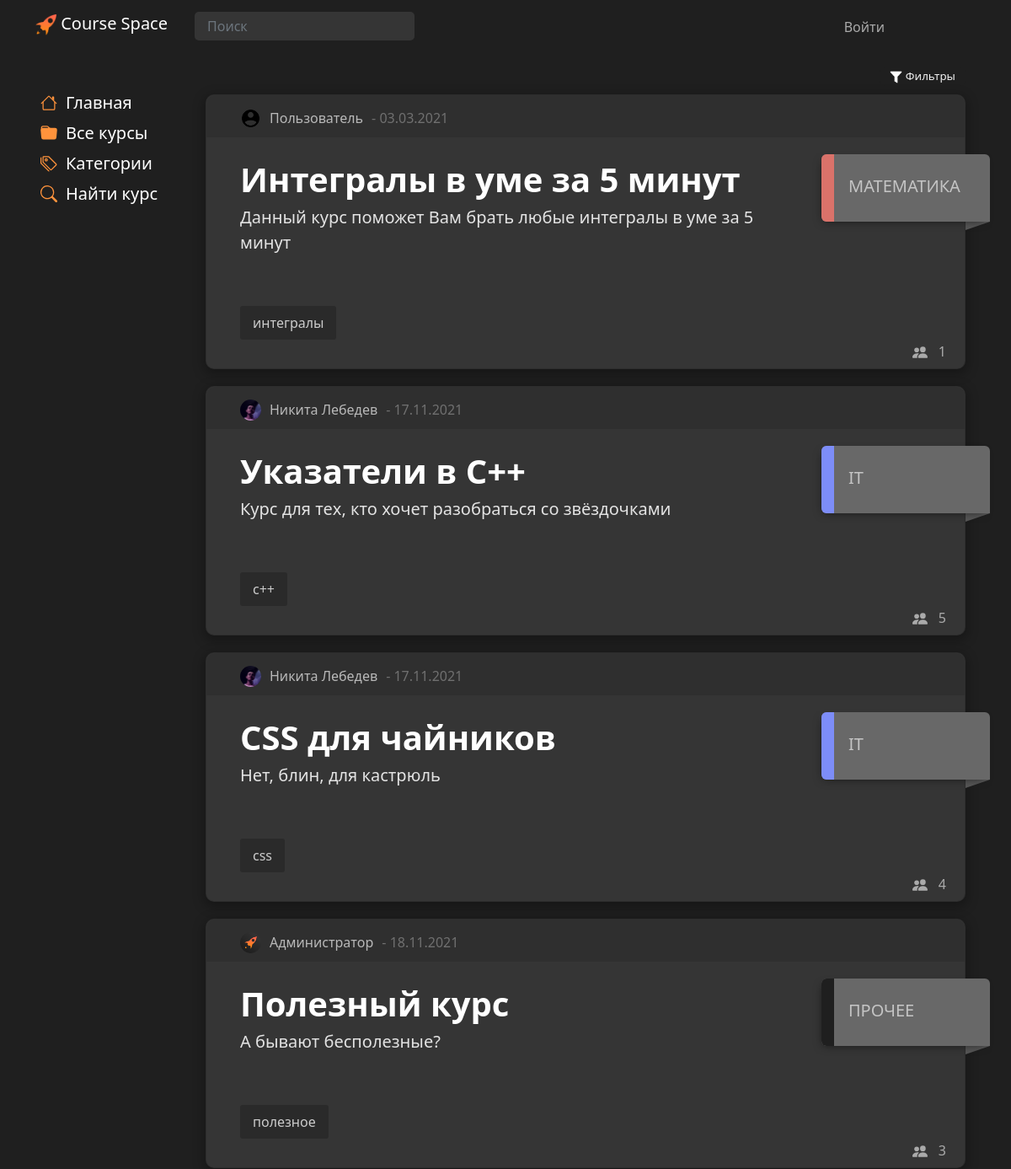
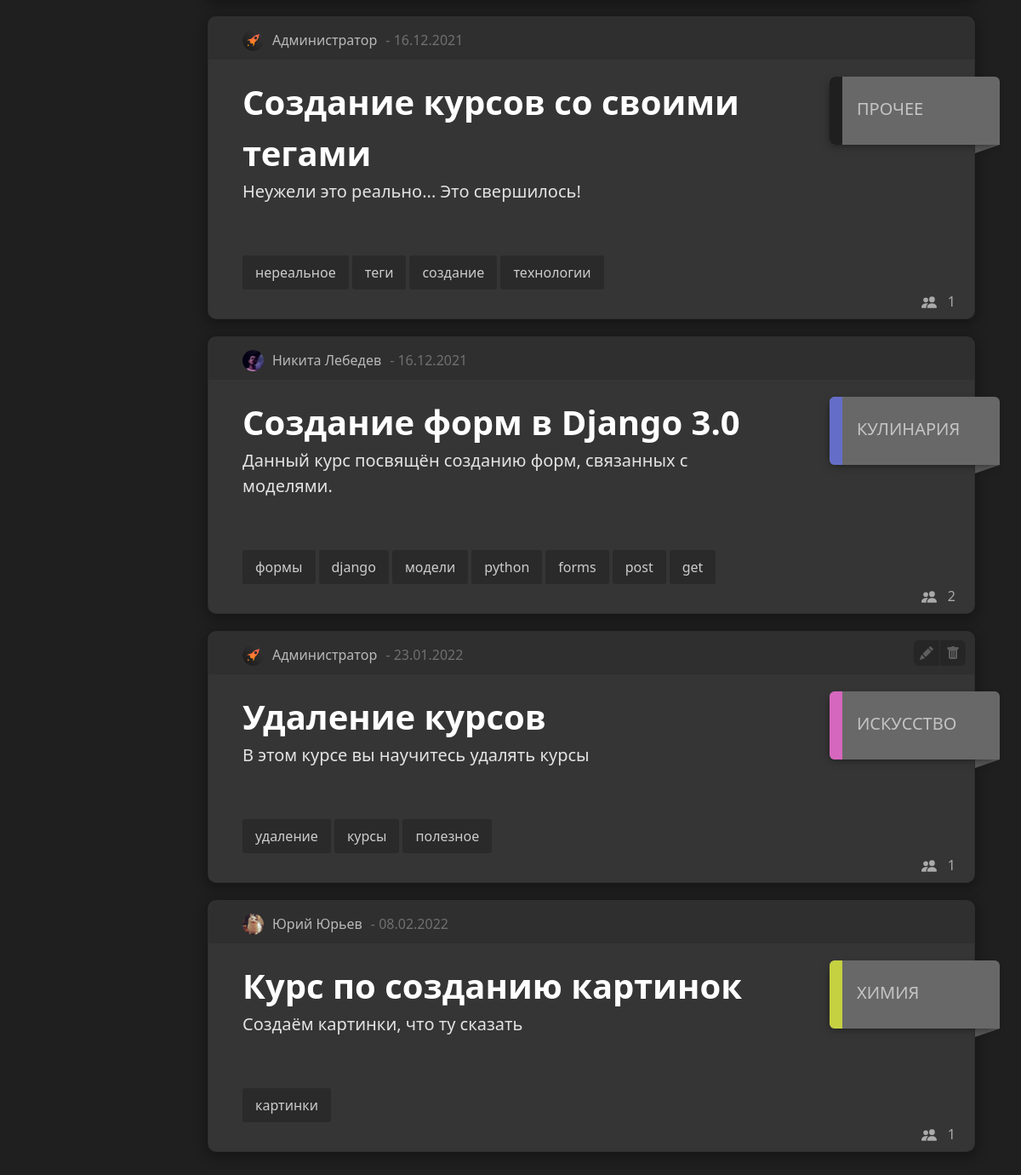
The app's page /main with its own data (2 pictures, top to bottom).
### main/models.py (models this page shows, shortened)
class Courses(models.Model):
    title = models.CharField('title', max_length=80, null=False)
    description = models.TextField('description')
    date = models.TextField('date')
    category = models.ForeignKey(Categories, models.DO_NOTHING, db_column='Category_id')  # Field name made lowercase.
    author = models.ForeignKey(Authors, models.DO_NOTHING, db_column='Author_id')  # Field name made lowercase.
    class Meta:
        db_table = 'Courses'

class Authors(models.Model):
    name = models.CharField('name', max_length=80, null=False)
    user = models.ForeignKey(settings.AUTH_USER_MODEL, models.DO_NOTHING, db_column='User_id')  # Field name made lowercase.
    class Meta:
        db_table = 'Authors'

class Profile(models.Model):
    user = models.OneToOneField(settings.AUTH_USER_MODEL, on_delete=models.CASCADE, null=True, )
    surname = models.CharField('surname', max_length=80, null=False)
    name = models.CharField('name', max_length=80, null=False)
    profile_pic = models.ImageField(null=True, blank=True, upload_to="images/profile/")
    birth_date = models.DateField(null=True, blank=True)
    class Meta:
        db_table = 'Profile'

class CoursesTags(models.Model):
    tag = models.ForeignKey('Tags', on_delete=models.CASCADE, db_column='Tag_id')  # Field name made lowercase.
    course = models.ForeignKey(Courses, on_delete=models.CASCADE, db_column='Course_id')  # Field name made lowercase.
    class Meta:
        db_table = 'Courses_Tags'

class Tags(models.Model):
    title = models.TextField('path')
    class Meta:
        db_table = 'Tags'
    def __str__(self):
        return self.title

class Categories(models.Model):
    title = models.CharField('title', max_length=30, null=False)
    class Meta:
        db_table = 'Categories'
    def __str__(self):
        return self.title

### main/views.py (the view)
# urls.py: path('main', include('main.urls')),
def main(request):
    categories = Categories.objects.all()
    courses = Courses.objects.all()
    course_tags = CoursesTags.objects.all()
    course_users = CoursesUsers.objects.values('course_id').annotate(total=Count('id'))
    context = {
        'title': 'Все курсы',
        'categories': categories,
        'courses': courses,
        'tags': course_tags,
        'count_users': course_users,
    }
    return render(request, 'main/main.html', context=context)

### main/templates/main/main.html (shortened to what this page needs)
{% extends 'main/baselist.html' %}
{% block style %}
    {% load static %}
{% endblock %}

### main/templates/main/baselist.html (shortened to what this page needs)
{% extends 'main/base.html' %}
{% block style %}
    {% load static %}
{% endblock %}
{% block content %}
    {% block list %}
        <div class="container">
            <div class="row">
                <button class="tagsBth" type="button" data-bs-toggle="collapse" data-bs-target="#collapseExample" aria-expanded="false" aria-controls="collapseExample">
                    <img src="{% static 'main/img/filter.png' %}" width="15">
                        Фильтры
                </button>
            </div>
            <div class="row">
                {% for el in courses%}
                            <div class="card block" id="{{ el.id }}">
                                <div class="cardHeader">
                                    <div class="author" onclick="window.location.href = '{% url 'user_page' el.author.user.pk %}'">
                                    {% if el.author.user.profile.profile_pic %}
                                      <img class="courseAuthorAvatarProfile" src="{{el.author.user.profile.profile_pic.url}}">
                                    {% else %}
                                      <img class="courseAuthorAvatarProfile" src="{% static 'main/img/user96.png' %}"><br><br>
                                    {% endif %}
                                    <div id="authorname">
                                         {{ el.author.user.profile.name }} {{ el.author.user.profile.surname }}
                                    </div>
                            </div>
                                    <div class="date"> - {{ el.date }}</div>
                                </div>
                            <div class="cardContainer"  onclick="window.location.href ='{% url 'course' el.pk %}'">
                                <div class="lable">
                                    <div class="text">
                                        <div class="title fs-1">{{ el.title }}</div>
                                    </div>
                                </div>
                                    <div class="desk fs-5">{{el.description|truncatewords:50}}</div>
                                <div class="tags"></br>
                                    {% for tag in tags %}
                                        {% if tag.course.pk == el.pk %}
                                        <div>
                                            {{ tag.tag }}
                                        </div>
                                        {% endif %}
                                    {% endfor %}
                                </div>
                            </div>
                            <div class="stat">
                                <div class="usercount">{% for c in count_users %}{% if c.course_id == el.pk %}{{ c.total }}{% endif %}{% endfor %}</div>
                            </div>
                            {% if title == 'Все курсы' %}
                                <div class="categoryLable" onclick="window.location.href = '{% url 'category' el.category.pk %}'">
                                    <div class="categor">
                                        <div class="pointBtn" id="l{{ el.category.pk }}"></div>
                                        <div class="categLableText">{{ el.category }}</div>
                                    </div>
                                </div>
                                <div class="categoryLableBottom">
                                </div>
                            {% endif %}
                            {% if user == el.author.user %}
                                <div class = "courseToolbar">
                                    <button class = "toolBtn" id="edit" onclick="window.location.href = '{% url 'edit_course' el.pk  %}'">
                                        <svg xmlns="http://www.w3.org/2000/svg" width="16" height="16" fill="currentColor" class="bi bi-pencil-fill editBtn" viewBox="0 0 16 16">
                                          <path d="M12.854.146a.5.5 0 0 0-.707 0L10.5 1.793 14.207 5.5l1.647-1.646a.5.5 0 0 0 0-.708l-3-3zm.646 6.061L9.793 2.5 3.293 9H3.5a.5.5 0 0 1 .5.5v.5h.5a.5.5 0 0 1 .5.5v.5h.5a.5.5 0 0 1 .5.5v.5h.5a.5.5 0 0 1 .5.5v.207l6.5-6.5zm-7.468 7.468A.5.5 0 0 1 6 13.5V13h-.5a.5.5 0 0 1-.5-.5V12h-.5a.5.5 0 0 1-.5-.5V11h-.5a.5.5 0 0 1-.5-.5V10h-.5a.499.499 0 0 1-.175-.032l-.179.178a.5.5 0 0 0-.11.168l-2 5a.5.5 0 0 0 .65.65l5-2a.5.5 0 0 0 .168-.11l.178-.178z"/>
                                        </svg>
                                    </button>
                                    <button class = "toolBtn" id="coursedelete" data-bs-toggle="modal" data-bs-target="#deleteModal_{{ el.pk }}">
                                        <svg xmlns="http://www.w3.org/2000/svg" width="16" height="16" fill="currentColor" class="bi bi-trash-fill deleteBtn" viewBox="0 0 16 16">
                                          <path d="M2.5 1a1 1 0 0 0-1 1v1a1 1 0 0 0 1 1H3v9a2 2 0 0 0 2 2h6a2 2 0 0 0 2-2V4h.5a1 1 0 0 0 1-1V2a1 1 0 0 0-1-1H10a1 1 0 0 0-1-1H7a1 1 0 0 0-1 1H2.5zm3 4a.5.5 0 0 1 .5.5v7a.5.5 0 0 1-1 0v-7a.5.5 0 0 1 .5-.5zM8 5a.5.5 0 0 1 .5.5v7a.5.5 0 0 1-1 0v-7A.5.5 0 0 1 8 5zm3 .5v7a.5.5 0 0 1-1 0v-7a.5.5 0 0 1 1 0z"/>
                                        </svg>
                                    </button>
                                </div>
                            {% elif el.pk == 23 %}
                                <div class = "courseToolbar">
                                    <button class = "toolBtn" id="edit" onclick="window.location.href = '{% url 'edit_course' el.pk  %}'">
                                    </button>
                                    <button class = "toolBtn" id="coursedelete" data-bs-toggle="modal" data-bs-target="#deleteModal_{{ el.pk }}">
                                    </button>
                                </div>
                            {% endif %}
                        </div>
                {% endfor %}
            </div>
    {% endblock %}
{% endblock %}

### main/static/main/css/design-tokens/colors.css (style rules this page uses)
:root { --black: rgb(31, 31, 31); --lblack: #353535; --llblack: #cbcbcb; --gray: #AAAAAA; --lgray: #D3D3D3; --white: #F0F0F0; --lwhite: #FAFAFA; --lred: #b41b1b; --llred: #b22d2d; --c1: #d5dafa; --c2: #d2e6fd; --c3: #d7fcd7; --c4: #f8fccc; --c5: #fde6cf; --c6: #fdcfcc; --c7: #fdcaf2; --c8: #d1d5f8; --c9: #1F1F1F; --ch1: #c6cdfa; --ch2: #bfdaf8; --ch3: #c3fac3; --ch4: #f1f7ae; --ch5: #fcdab9; --ch6: #f8b8b3; --ch7: #fcb0eb; --ch8: #b7bef8; --ch9: #1f1b1b; --tc1: #7d8df8; --tc2: #68adfc; --tc3: #76df76; --tc4: #c5d140; --tc5: #e2a669; --tc6: #da726a; --tc7: #d667be; --tc8: #646ec9; --tc9: #ffffff; }

### main/static/main/css/design-tokens/img.css (style rules this page uses)
.courseAuthorAvatarProfile { object-fit: cover; width: 25px; height: 25px; border-radius: 25px; border-width: 2px; border-color: var(--white); }

### main/static/main/css/design-tokens/MainBlock.css (style rules this page uses)
body { background-color: var(--black); margin-top: 80px; padding-bottom: 100px; }

### main/static/main/css/design-tokens/button.css (style rules this page uses)
button { background-color: var(--black); color: var(--white); font-size: 10pt; border-radius: 6px; text-align: center; border: none; transition: 0.3s; margin-top: 5px; -webkit-touch-callout: none; -webkit-user-select: none; -khtml-user-select: none; -moz-user-select: none; -ms-user-select: none; user-select: none; }
.tagsBth { width: fit-content; margin-right: 0; margin-left: auto; }

### main/static/main/css/design-tokens/MediaQueries.css (style rules this page uses)
@media screen and (min-width: 768px) { .card .lable { width: calc(100% - 210px); } }
@media screen and (min-width: 768px) { .card .desk { width: calc(100% - 210px); } }

### main/static/main/css/design-tokens/profile.css (style rules this page uses)
.tags > div { margin-bottom: 4px; margin-right: 4px; padding: 8px 15px; color:var(--gray); border-radius: 3px; display: inline; width: fit-content; }
.tags > div { background-color: #2a2a2a; color: #cccccc; }

### records on screen
Courses: author.user.profile.profile_pic (picture), author.user.profile.name "Пользователь", date "03.03.2021", title "Интегралы в уме за 5 минут", description "Данный курс поможет Вам брать любые интегралы в уме за 5 минут", total "1", category "МАТЕМАТИКА"
CoursesTags: tag "интегралы"
Courses: author.user.profile.profile_pic (picture), author.user.profile.name "Никита", author.user.profile.surname "Лебедев", date "17.11.2021", title "Указатели в C++", description "Курс для тех, кто хочет разобраться со звёздочками", total "5", category "IT"
CoursesTags: tag "c++"
Courses: author.user.profile.profile_pic (picture), author.user.profile.name "Никита", author.user.profile.surname "Лебедев", date "17.11.2021", title "CSS для чайников", description "Нет, блин, для кастрюль", total "4", category "IT"
CoursesTags: tag "css"
Courses: author.user.profile.profile_pic (picture), author.user.profile.name "Администратор", date "18.11.2021", title "Полезный курс", description "А бывают бесполезные?", total "3", category "ПРОЧЕЕ"
CoursesTags: tag "полезное"
Courses: author.user.profile.profile_pic (picture), author.user.profile.name "Администратор", date "16.12.2021", title "Создание курсов со своими тегами", description "Неужели это реально... Это свершилось!", total "1", category "ПРОЧЕЕ"
CoursesTags: tag "нереальное"
CoursesTags: tag "теги"
CoursesTags: tag "создание"
CoursesTags: tag "технологии"
Courses: author.user.profile.profile_pic (picture), author.user.profile.name "Никита", author.user.profile.surname "Лебедев", date "16.12.2021", title "Создание форм в Django 3.0", description "Данный курс посвящён созданию форм, связанных с моделями.", total "2", category "КУЛИНАРИЯ"
CoursesTags: tag "формы"
CoursesTags: tag "django"
CoursesTags: tag "модели"
CoursesTags: tag "python"
CoursesTags: tag "forms"
CoursesTags: tag "post"
CoursesTags: tag "get"
Courses: author.user.profile.profile_pic (picture), author.user.profile.name "Администратор", date "23.01.2022", title "Удаление курсов", description "В этом курсе вы научитесь удалять курсы", total "1", category "ИСКУССТВО"
CoursesTags: tag "удаление"
CoursesTags: tag "курсы"
CoursesTags: tag "полезное"
Courses: author.user.profile.profile_pic (picture), author.user.profile.name "Юрий", author.user.profile.surname "Юрьев", date "08.02.2022", title "Курс по созданию картинок", description "Создаём картинки, что ту сказать", total "1", category "ХИМИЯ"
CoursesTags: tag "картинки"
